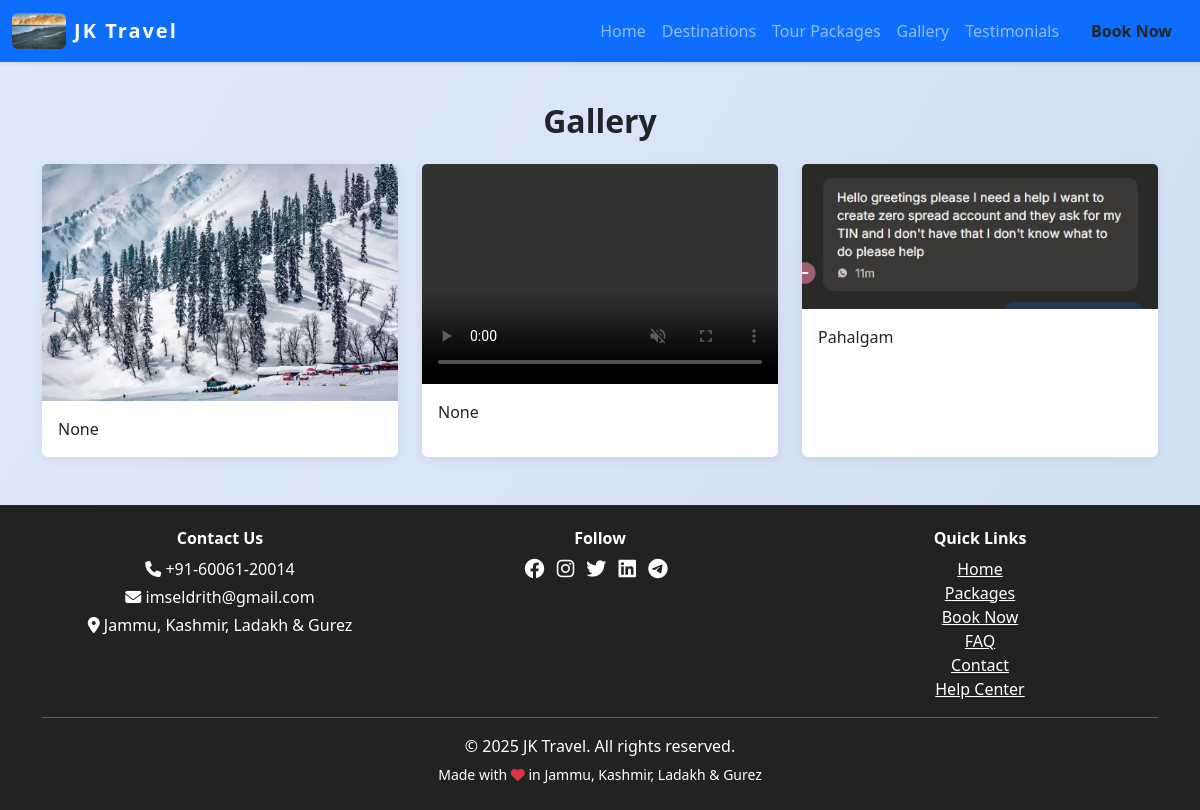
The page /gallery on the database its author committed.
### models.py (models this page shows, shortened)
class SiteSettings(db.Model):
    id = db.Column(db.Integer, primary_key=True)
    site_name = db.Column(db.String(120), default='JKLG Travel')
    site_title = db.Column(db.String(200), default='JKLG Travel - Explore Jammu, Kashmir, Ladakh & Gurez')
    logo = db.Column(db.String(200))
    phone = db.Column(db.String(30), default='+91-12345-67890')
    email = db.Column(db.String(120), default='info@jklgtravel.com')
    address = db.Column(db.String(200), default='Jammu, Kashmir, Ladakh & Gurez')
    facebook = db.Column(db.String(120))  # Username only
    instagram = db.Column(db.String(120))  # Username only
    twitter = db.Column(db.String(120))  # Username only
    linkedin = db.Column(db.String(120))  # Username only
    youtube = db.Column(db.String(120))  # Channel/user ID only
    whatsapp = db.Column(db.String(30))  # Number only
    telegram = db.Column(db.String(120))  # Username only
    meta_description = db.Column(db.String(300))
    about = db.Column(db.Text)
    google_analytics_id = db.Column(db.String(32))
    show_facebook = db.Column(db.Boolean, default=True)
    show_instagram = db.Column(db.Boolean, default=True)
    show_twitter = db.Column(db.Boolean, default=True)
    show_linkedin = db.Column(db.Boolean, default=True)
    show_youtube = db.Column(db.Boolean, default=True)
    show_whatsapp = db.Column(db.Boolean, default=True)
    show_telegram = db.Column(db.Boolean, default=True)
    hero_title = db.Column(db.String(200), default='Discover Jammu, Kashmir, Ladakh & Gurez')
    hero_subtitle = db.Column(db.String(300), default='Unforgettable journeys, breathtaking landscapes, and curated experiences await you.')
    hero_bg_image = db.Column(db.String(200), default='hero_default.jpg')  # New field for background image
    hero_slides = db.Column(db.Text)  # JSON: [{"title":..., "subtitle":..., "image":..., "animation_title":..., "animation_subtitle":...}, ...]
    hero_slide_interval = db.Column(db.Integer, default=5)  # Interval in seconds for hero carousel

class GalleryImage(db.Model):
    id = db.Column(db.Integer, primary_key=True)
    image = db.Column(db.String(200))
    caption = db.Column(db.String(200))
    video = db.Column(db.String(200))  # New field for video

### views.py (the view)
@main.route('/gallery')
def gallery():
    page = request.args.get('page', 1, type=int)
    per_page = 6
    pagination = GalleryImage.query.paginate(page=page, per_page=per_page, error_out=False)
    gallery = pagination.items
    return render_template('gallery.html', gallery=gallery, pagination=pagination)

### views.py (called while the page is built)
@main.context_processor
def inject_site_settings():
    settings = SiteSettings.query.first()
    return dict(site_settings=settings)

### templates/gallery.html (shortened to what this page needs)
{% extends 'base.html' %}
{% block content %}
<h2 class="section-title text-center">Gallery</h2>
<div class="row g-4">
    {% for g in gallery %}
    <div class="col-md-4">
        <div class="card h-100 gallery-card" data-bs-toggle="modal" data-bs-target="#galleryModal{{ g.id }}" style="cursor:pointer;">
            {% if g.image %}
            <img src="{{ url_for('static', filename='gallery/' + g.image) }}" class="card-img-top" alt="Gallery image">
            {% elif g.video %}
            <video class="card-img-top" src="{{ url_for('static', filename='gallery/' + g.video) }}" controls muted style="height:220px;object-fit:cover;"></video>
            {% else %}
            <img src="https://via.placeholder.com/600x400?text=Gallery" class="card-img-top" alt="Gallery image">
            {% endif %}
            <div class="card-body"><p class="card-text">{{ g.caption }}</p></div>
        </div>
    </div>
    {% endfor %}
</div>
{% endblock %}

### templates/base.html (shortened to what this page needs)
<!DOCTYPE html>
<html lang="en">
<head>
    <link rel="stylesheet" href="https://cdn.jsdelivr.net/npm/bootstrap@5.3.0/dist/css/bootstrap.min.css">
    <link rel="stylesheet" href="https://cdnjs.cloudflare.com/ajax/libs/font-awesome/6.4.0/css/all.min.css">
</head>
<body>
    <nav class="navbar navbar-expand-lg navbar-dark bg-primary shadow-sm">
        <div class="container-fluid">
            <a class="navbar-brand d-flex align-items-center gap-2" href="/">
                {% if site_settings and site_settings.logo %}
                    <img src="{{ url_for('static', filename='uploads/' ~ site_settings.logo) }}" alt="Logo" style="height:36px; width:auto; border-radius:6px;">
                {% else %}
                    <i class="fa fa-mountain-sun fa-lg"></i>
                {% endif %}
                {{ site_settings.site_name if site_settings and site_settings.site_name else 'JKLG Travel' }}
            </a>
            <div class="collapse navbar-collapse" id="navbarNav">
                <ul class="navbar-nav ms-auto">
                    <li class="nav-item"><a class="nav-link" href="/">Home</a></li>
                    <li class="nav-item"><a class="nav-link" href="/places">Destinations</a></li>
                    <li class="nav-item"><a class="nav-link" href="/packages">Tour Packages</a></li>
                    <li class="nav-item"><a class="nav-link" href="/gallery">Gallery</a></li>
                    <li class="nav-item"><a class="nav-link" href="/testimonials">Testimonials</a></li>
                    <li class="nav-item"><a class="nav-link btn btn-warning text-dark ms-2 px-3 fw-bold" href="/book">Book Now</a></li>
                </ul>
            </div>
        </div>
    </nav>
    <div class="container mt-4">
        {% block content %}{% endblock %}
    </div>
    <footer class="footer text-center mt-5">
        <div class="container">
            <div class="row mb-2">
                <div class="col-md-4 mb-2 mb-md-0">
                    <h6 class="fw-bold">Contact Us</h6>
                    <p class="mb-1"><i class="fa fa-phone"></i> {{ site_settings.phone if site_settings and site_settings.phone else '+91-12345-67890' }}</p>
                    <p class="mb-1"><i class="fa fa-envelope"></i> {{ site_settings.email if site_settings and site_settings.email else 'info@jklgtravel.com' }}</p>
                    <p class="mb-1"><i class="fa fa-map-marker-alt"></i> {{ site_settings.address if site_settings and site_settings.address else 'Jammu, Kashmir, Ladakh & Gurez' }}</p>
                </div>
                <div class="col-md-4 mb-2 mb-md-0">
                    <h6 class="fw-bold">Follow</h6>
                    {% if site_settings and site_settings.facebook and site_settings.show_facebook %}
                        <a href="https://facebook.com/{{ site_settings.facebook }}" class="me-2 text-white"><i class="fab fa-facebook fa-lg"></i></a>
                    {% endif %}
                    {% if site_settings and site_settings.instagram and site_settings.show_instagram %}
                        <a href="https://instagram.com/{{ site_settings.instagram }}" class="me-2 text-white"><i class="fab fa-instagram fa-lg"></i></a>
                    {% endif %}
                    {% if site_settings and site_settings.twitter and site_settings.show_twitter %}
                        <a href="https://x.com/{{ site_settings.twitter }}" class="me-2 text-white"><i class="fab fa-twitter fa-lg"></i></a>
                    {% endif %}
                    {% if site_settings and site_settings.linkedin and site_settings.show_linkedin %}
                        <a href="https://linkedin.com/in/{{ site_settings.linkedin }}" class="me-2 text-white"><i class="fab fa-linkedin fa-lg"></i></a>
                    {% endif %}
                    {% if site_settings and site_settings.telegram and site_settings.show_telegram %}
                        <a href="https://t.me/{{ site_settings.telegram }}" class="me-2 text-white"><i class="fab fa-telegram fa-lg"></i></a>
                    {% endif %}
                </div>
                <div class="col-md-4">
                    <h6 class="fw-bold">Quick Links</h6>
                    <a href="/" class="d-block text-white">Home</a>
                    <a href="/packages" class="d-block text-white">Packages</a>
                    <a href="/book" class="d-block text-white">Book Now</a>
                    <a href="/faq" class="d-block text-white">FAQ</a>
                    <a href="/contact" class="d-block text-white">Contact</a>
                    <a href="/help" class="d-block text-white">Help Center</a>
                </div>
            </div>
            <hr class="bg-light">
            <p class="mb-1">&copy; {{ 2025 }} {{ site_settings.site_name if site_settings and site_settings.site_name else 'JKLG Travel Agency' }}. All rights reserved.</p>
            <small>Made with <i class="fa fa-heart text-danger"></i> in Jammu, Kashmir, Ladakh & Gurez</small>
        </div>
    </footer>
</body>
</html>

### templates/base.html (style rules this page uses)
body { background: linear-gradient(120deg, #e0eafc, #cfdef3 100%); min-height: 100vh; }
.navbar-brand { font-weight: bold; letter-spacing: 2px; }
.section-title { margin-top: 40px; margin-bottom: 24px; font-weight: 700; }
.card { box-shadow: 0 2px 12px rgba(0,0,0,0.07); border: none; }
.footer { background: #222; color: #fff; padding: 24px 0; margin-top: 48px; }
.footer a { color: #fff; text-decoration: underline; }

### rows shown on the page
SiteSettings: logo (picture), site_name "JK Travel", phone "+91-60061-20014", email "imseldrith@gmail.com", address "Jammu, Kashmir, Ladakh & Gurez"
GalleryImage: image (picture), caption "None"
GalleryImage: caption "None"
GalleryImage: image (picture), caption "Pahalgam"

### other values the page prints
{{ 2025 }} "2025"
